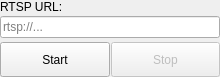
<?xml version="1.0" encoding="UTF-8"?>
<ui version="4.0">
 <class>CVRTSPCameraEmbeddedWidget</class>
 <widget class="QWidget" name="CVRTSPCameraEmbeddedWidget">
  <property name="geometry">
   <rect>
    <x>0</x>
    <y>0</y>
    <width>220</width>
    <height>77</height>
   </rect>
  </property>
  <property name="windowTitle">
   <string>Form</string>
  </property>
  <layout class="QVBoxLayout" name="verticalLayout">
   <property name="spacing">
    <number>4</number>
   </property>
   <property name="leftMargin">
    <number>0</number>
   </property>
   <property name="topMargin">
    <number>0</number>
   </property>
   <property name="rightMargin">
    <number>0</number>
   </property>
   <property name="bottomMargin">
    <number>0</number>
   </property>
   <item>
    <layout class="QVBoxLayout" name="verticalLayout_2">
     <property name="spacing">
      <number>2</number>
     </property>
     <item>
      <widget class="QLabel" name="label">
       <property name="text">
        <string>RTSP URL:</string>
       </property>
      </widget>
     </item>
     <item>
      <widget class="QLineEdit" name="mpRTSPUrlLineEdit">
       <property name="sizePolicy">
        <sizepolicy hsizetype="Expanding" vsizetype="Fixed">
         <horstretch>0</horstretch>
         <verstretch>0</verstretch>
        </sizepolicy>
       </property>
       <property name="toolTip">
        <string>Enter RTSP URL (e.g., rtsp://192.168.1.100:554/stream)</string>
       </property>
       <property name="placeholderText">
        <string>rtsp://...</string>
       </property>
      </widget>
     </item>
    </layout>
   </item>
   <item>
    <layout class="QHBoxLayout" name="horizontalLayout_2">
     <property name="spacing">
      <number>1</number>
     </property>
     <item>
      <widget class="QPushButton" name="mpStartButton">
       <property name="sizePolicy">
        <sizepolicy hsizetype="Minimum" vsizetype="MinimumExpanding">
         <horstretch>0</horstretch>
         <verstretch>0</verstretch>
        </sizepolicy>
       </property>
       <property name="text">
        <string>Start</string>
       </property>
      </widget>
     </item>
     <item>
      <widget class="QPushButton" name="mpStopButton">
       <property name="enabled">
        <bool>false</bool>
       </property>
       <property name="sizePolicy">
        <sizepolicy hsizetype="Minimum" vsizetype="MinimumExpanding">
         <horstretch>0</horstretch>
         <verstretch>0</verstretch>
        </sizepolicy>
       </property>
       <property name="text">
        <string>Stop</string>
       </property>
      </widget>
     </item>
    </layout>
   </item>
  </layout>
 </widget>
 <resources/>
 <connections/>
</ui>
